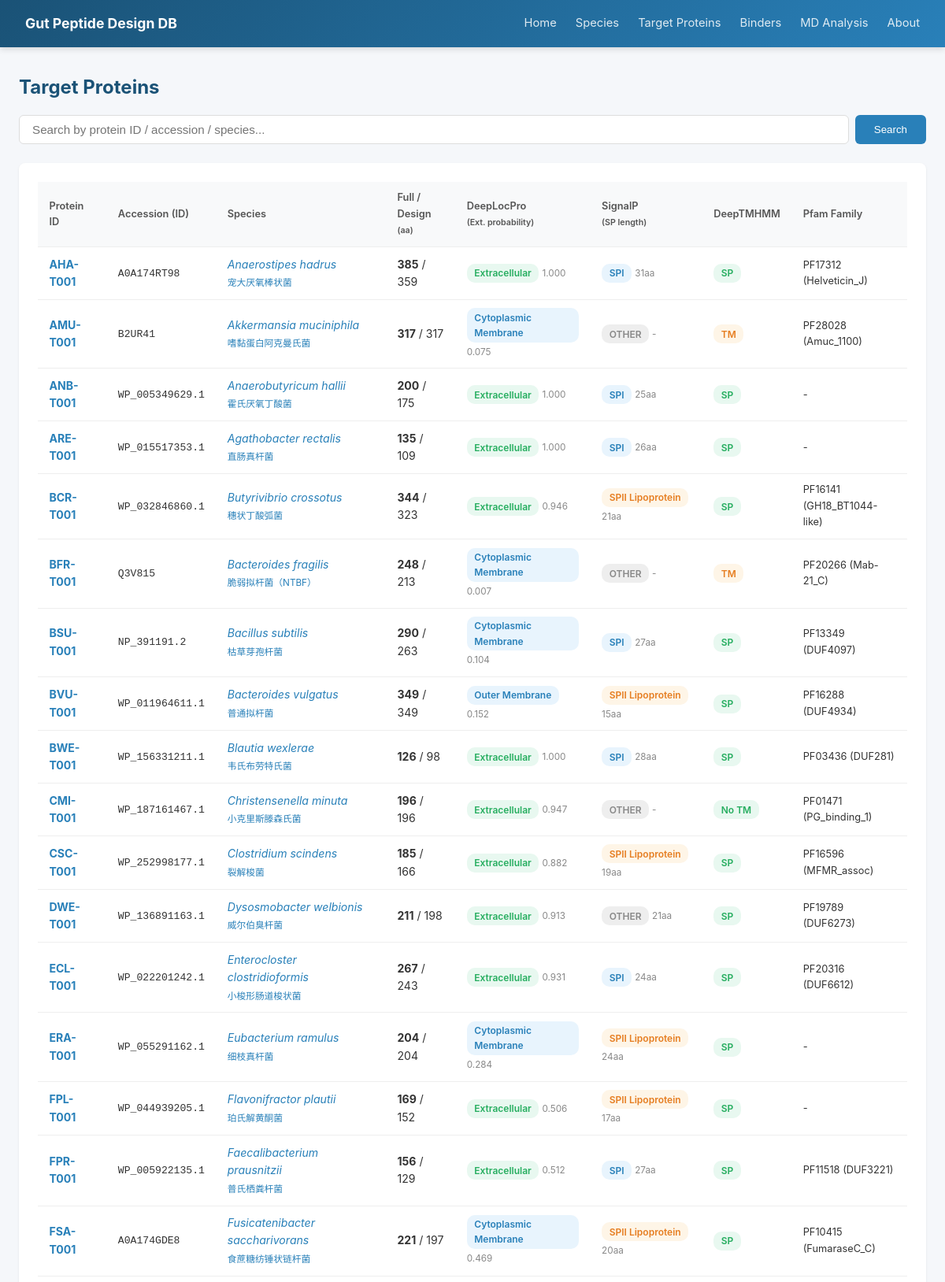
Screenshot of /proteins (upper part) with the database file from the repository.
### tables this page shows
CREATE TABLE Target_Protein (
        Species_ID            TEXT NOT NULL,
        Protein_ID            TEXT PRIMARY KEY,
        ID_Accession          TEXT,
        Full_Length           INTEGER,
        AA_Length             INTEGER,
        Protein_Sequence      TEXT,
        Localization_Evidence TEXT,
        DeepLocPro_Location   TEXT,
        DeepLocPro_ExtProb    REAL,
        SignalP_Category      TEXT,
        SignalP_SPLen         INTEGER,
        DeepTMHMM_Type        TEXT,
        Pfam_Family           TEXT,
        Notes                 TEXT, Full_Sequence TEXT, Design_Region TEXT,
        FOREIGN KEY (Species_ID) REFERENCES Species(Species_ID)
    );

CREATE TABLE Species (
        Species_ID      TEXT PRIMARY KEY,
        Scientific_Name TEXT NOT NULL,
        Chinese_Name    TEXT,
        Taxonomy_ID     INTEGER,
        Genome_Accession TEXT,
        Proteome_Source TEXT,
        Notes           TEXT
    );

### app.py (the view)
@app.route('/proteins')
def protein_list():
    db = get_db()
    q = request.args.get('q', '')
    sql = """
        SELECT p.*, s.Scientific_Name, s.Chinese_Name,
               (SELECT COUNT(*) FROM Binder b WHERE b.Species_ID=p.Species_ID) as binder_cnt
        FROM Target_Protein p JOIN Species s ON p.Species_ID=s.Species_ID
    """
    if q:
        rows = db.execute(sql+" WHERE p.Protein_ID LIKE ? OR s.Scientific_Name LIKE ? ORDER BY p.Protein_ID",
                          (f'%{q}%',f'%{q}%')).fetchall()
    else:
        rows = db.execute(sql+" ORDER BY p.Protein_ID").fetchall()
    return render_template('proteins.html', proteins=rows, q=q)

### app.py (called while the page is built)
@app.context_processor
def inject_meta():
    return {'DB_VERSION': DB_VERSION, 'REPO_URL': REPO_URL}

def get_db():
    if 'db' not in g:
        g.db = sqlite3.connect(DB_PATH)
        g.db.row_factory = sqlite3.Row
    return g.db

### templates/proteins.html (shortened to what this page needs)
{% extends "base.html" %}
{% block content %}
<h1>Target Proteins</h1>
<div class="search-box">
    <form method="GET" action="/proteins" style="display:flex; gap:.5rem; width:100%;">
        <input type="text" name="q" value="{{ q }}" placeholder="Search by protein ID / accession / species...">
        <button type="submit">Search</button>
    </form>
</div>
<div class="card">
    <table>
        <thead><tr>
            <th>Protein ID</th>
            <th>Accession (ID)</th>
            <th>Species</th>
            <th>Full / Design<br><small>(aa)</small></th>
            <th>DeepLocPro<br><small>(Ext. probability)</small></th>
            <th>SignalP<br><small>(SP length)</small></th>
            <th>DeepTMHMM</th>
            <th>Pfam Family</th>
        </tr></thead>
        <tbody>
            {% for p in proteins %}
            <tr>
                <td><a href="/proteins/{{ p.Protein_ID }}"><strong>{{ p.Protein_ID }}</strong></a></td>
                <td style="font-family:monospace;font-size:.82rem;">{{ p.ID_Accession }}</td>
                <td><a href="/species/{{ p.Species_ID }}"><em>{{ p.Scientific_Name }}</em><br><small>{{ p.Chinese_Name }}</small></a></td>
                <td><strong>{{ p.Full_Length }}</strong> / {{ p.AA_Length }}</td>
                <td>
                    {% if p.DeepLocPro_Location == 'Extracellular' %}
                    <span class="badge badge-green">Extracellular</span>
                    {% elif p.DeepLocPro_Location %}
                    <span class="badge badge-blue">{{ p.DeepLocPro_Location }}</span>
                    {% else %}
                    <span class="badge">N/A</span>
                    {% endif %}
                    {% if p.DeepLocPro_ExtProb is not none %}
                    <small style="color:#888;">{{ '%.3f'|format(p.DeepLocPro_ExtProb) }}</small>
                    {% else %}
                    <small style="color:#888;">N/A</small>
                    {% endif %}
                </td>
                <td>
                    {% if p.SignalP_Category and p.SignalP_Category.startswith('SPII') %}
                    <span class="badge badge-orange">SPII Lipoprotein</span>
                    {% elif p.SignalP_Category and p.SignalP_Category.startswith('SPI') %}
                    <span class="badge badge-blue">SPI</span>
                    {% elif p.SignalP_Category %}
                    <span class="badge" style="background:#eee;color:#888;">OTHER</span>
                    {% else %}
                    <span class="badge" style="background:#eee;color:#888;">N/A</span>
                    {% endif %}
                    <small style="color:#888;">{% if p.SignalP_SPLen %}{{ p.SignalP_SPLen }}aa{% else %}-{% endif %}</small>
                </td>
                <td>
                    {% if p.DeepTMHMM_Type in ('TM','SP+TM') %}
                    <span class="badge badge-orange">{{ p.DeepTMHMM_Type }}</span>
                    {% elif p.DeepTMHMM_Type %}
                    <span class="badge badge-green">{{ p.DeepTMHMM_Type }}</span>
                    {% else %}
                    <span class="badge" style="background:#eee;color:#888;">N/A</span>
                    {% endif %}
                </td>
                <td style="font-size:.8rem;max-width:170px;">{{ p.Pfam_Family.replace('；','; ') if p.Pfam_Family else '-' }}</td>
            </tr>
            {% endfor %}
        </tbody>
    </table>
</div>
{% endblock %}

### templates/base.html (style rules this page uses)
* { margin:0; padding:0; box-sizing:border-box; }
body { font-family:-apple-system,BlinkMacSystemFont,"Segoe UI","PingFang SC","Microsoft YaHei",sans-serif; background:#f5f7fa; color:#333; line-height:1.6; }
.card { background:white; border-radius:8px; box-shadow:0 1px 3px rgba(0,0,0,.08); padding:1.5rem; margin-bottom:1.5rem; }
table { width:100%; border-collapse:collapse; font-size:.88rem; }
th,td { padding:.65rem .9rem; text-align:left; border-bottom:1px solid #eee; }
th { background:#f8f9fa; font-weight:600; color:#555; font-size:.8rem; }
.search-box { display:flex; gap:.5rem; margin-bottom:1.5rem; }
.search-box input { flex:1; padding:.55rem 1rem; border:1px solid #ddd; border-radius:6px; font-size:.95rem; }
.search-box button { padding:.55rem 1.5rem; background:#2980b9; color:white; border:none; border-radius:6px; cursor:pointer; }
.badge { display:inline-block; padding:.15rem .6rem; border-radius:10px; font-size:.75rem; font-weight:600; }
.badge-blue { background:#e8f4fd; color:#2980b9; }
.badge-green { background:#e8f8f0; color:#27ae60; }
.badge-orange { background:#fef5e7; color:#e67e22; }
h1 { font-size:1.5rem; margin-bottom:1rem; color:#1a5276; }
a { color:#2980b9; text-decoration:none; }

### rows the page displays
Target_Protein: Protein_ID "AHA-T001", ID_Accession "A0A174RT98", Scientific_Name "Anaerostipes hadrus", Chinese_Name "宠大厌氧棒状菌", Full_Length "385", AA_Length "359", DeepLocPro_Location "Extracellular", DeepLocPro_ExtProb "1.000", shows "SPI", SignalP_SPLen "31", DeepTMHMM_Type "SP", Pfam_Family "PF17312 (Helveticin_J)"
Target_Protein: Protein_ID "AMU-T001", ID_Accession "B2UR41", Scientific_Name "Akkermansia muciniphila", Chinese_Name "嗜黏蛋白阿克曼氏菌", Full_Length "317", AA_Length "317", DeepLocPro_Location "Cytoplasmic Membrane", DeepLocPro_ExtProb "0.075", shows "OTHER", DeepTMHMM_Type "TM", Pfam_Family "PF28028 (Amuc_1100)"
Target_Protein: Protein_ID "ANB-T001", ID_Accession "WP_005349629.1", Scientific_Name "Anaerobutyricum hallii", Chinese_Name "霍氏厌氧丁酸菌", Full_Length "200", AA_Length "175", DeepLocPro_Location "Extracellular", DeepLocPro_ExtProb "1.000", shows "SPI", SignalP_SPLen "25", DeepTMHMM_Type "SP", Pfam_Family "-"
Target_Protein: Protein_ID "ARE-T001", ID_Accession "WP_015517353.1", Scientific_Name "Agathobacter rectalis", Chinese_Name "直肠真杆菌", Full_Length "135", AA_Length "109", DeepLocPro_Location "Extracellular", DeepLocPro_ExtProb "1.000", shows "SPI", SignalP_SPLen "26", DeepTMHMM_Type "SP", Pfam_Family "-"
Target_Protein: Protein_ID "BCR-T001", ID_Accession "WP_032846860.1", Scientific_Name "Butyrivibrio crossotus", Chinese_Name "穗状丁酸弧菌", Full_Length "344", AA_Length "323", DeepLocPro_Location "Extracellular", DeepLocPro_ExtProb "0.946", shows "SPII Lipoprotein", SignalP_SPLen "21", DeepTMHMM_Type "SP", Pfam_Family "PF16141 (GH18_BT1044-like)"
Target_Protein: Protein_ID "BFR-T001", ID_Accession "Q3V815", Scientific_Name "Bacteroides fragilis", Chinese_Name "脆弱拟杆菌（NTBF）", Full_Length "248", AA_Length "213", DeepLocPro_Location "Cytoplasmic Membrane", DeepLocPro_ExtProb "0.007", shows "OTHER", DeepTMHMM_Type "TM", Pfam_Family "PF20266 (Mab-21_C)"
Target_Protein: Protein_ID "BSU-T001", ID_Accession "NP_391191.2", Scientific_Name "Bacillus subtilis", Chinese_Name "枯草芽孢杆菌", Full_Length "290", AA_Length "263", DeepLocPro_Location "Cytoplasmic Membrane", DeepLocPro_ExtProb "0.104", shows "SPI", SignalP_SPLen "27", DeepTMHMM_Type "SP", Pfam_Family "PF13349 (DUF4097)"
Target_Protein: Protein_ID "BVU-T001", ID_Accession "WP_011964611.1", Scientific_Name "Bacteroides vulgatus", Chinese_Name "普通拟杆菌", Full_Length "349", AA_Length "349", DeepLocPro_Location "Outer Membrane", DeepLocPro_ExtProb "0.152", shows "SPII Lipoprotein", SignalP_SPLen "15", DeepTMHMM_Type "SP", Pfam_Family "PF16288 (DUF4934)"
Target_Protein: Protein_ID "BWE-T001", ID_Accession "WP_156331211.1", Scientific_Name "Blautia wexlerae", Chinese_Name "韦氏布劳特氏菌", Full_Length "126", AA_Length "98", DeepLocPro_Location "Extracellular", DeepLocPro_ExtProb "1.000", shows "SPI", SignalP_SPLen "28", DeepTMHMM_Type "SP", Pfam_Family "PF03436 (DUF281)"
Target_Protein: Protein_ID "CMI-T001", ID_Accession "WP_187161467.1", Scientific_Name "Christensenella minuta", Chinese_Name "小克里斯滕森氏菌", Full_Length "196", AA_Length "196", DeepLocPro_Location "Extracellular", DeepLocPro_ExtProb "0.947", shows "OTHER", DeepTMHMM_Type "No TM", Pfam_Family "PF01471 (PG_binding_1)"
Target_Protein: Protein_ID "CSC-T001", ID_Accession "WP_252998177.1", Scientific_Name "Clostridium scindens", Chinese_Name "裂解梭菌", Full_Length "185", AA_Length "166", DeepLocPro_Location "Extracellular", DeepLocPro_ExtProb "0.882", shows "SPII Lipoprotein", SignalP_SPLen "19", DeepTMHMM_Type "SP", Pfam_Family "PF16596 (MFMR_assoc)"
Target_Protein: Protein_ID "DWE-T001", ID_Accession "WP_136891163.1", Scientific_Name "Dysosmobacter welbionis", Chinese_Name "威尔伯臭杆菌", Full_Length "211", AA_Length "198", DeepLocPro_Location "Extracellular", DeepLocPro_ExtProb "0.913", shows "OTHER", SignalP_SPLen "21", DeepTMHMM_Type "SP", Pfam_Family "PF19789 (DUF6273)"
Target_Protein: Protein_ID "ECL-T001", ID_Accession "WP_022201242.1", Scientific_Name "Enterocloster clostridioformis", Chinese_Name "小梭形肠道梭状菌", Full_Length "267", AA_Length "243", DeepLocPro_Location "Extracellular", DeepLocPro_ExtProb "0.931", shows "SPI", SignalP_SPLen "24", DeepTMHMM_Type "SP", Pfam_Family "PF20316 (DUF6612)"
Target_Protein: Protein_ID "ERA-T001", ID_Accession "WP_055291162.1", Scientific_Name "Eubacterium ramulus", Chinese_Name "细枝真杆菌", Full_Length "204", AA_Length "204", DeepLocPro_Location "Cytoplasmic Membrane", DeepLocPro_ExtProb "0.284", shows "SPII Lipoprotein", SignalP_SPLen "24", DeepTMHMM_Type "SP", Pfam_Family "-"
Target_Protein: Protein_ID "FPL-T001", ID_Accession "WP_044939205.1", Scientific_Name "Flavonifractor plautii", Chinese_Name "珀氏解黄酮菌", Full_Length "169", AA_Length "152", DeepLocPro_Location "Extracellular", DeepLocPro_ExtProb "0.506", shows "SPII Lipoprotein", SignalP_SPLen "17", DeepTMHMM_Type "SP", Pfam_Family "-"
Target_Protein: Protein_ID "FPR-T001", ID_Accession "WP_005922135.1", Scientific_Name "Faecalibacterium prausnitzii", Chinese_Name "普氏栖粪杆菌", Full_Length "156", AA_Length "129", DeepLocPro_Location "Extracellular", DeepLocPro_ExtProb "0.512", shows "SPI", SignalP_SPLen "27", DeepTMHMM_Type "SP", Pfam_Family "PF11518 (DUF3221)"
Target_Protein: Protein_ID "FSA-T001", ID_Accession "A0A174GDE8", Scientific_Name "Fusicatenibacter saccharivorans", Chinese_Name "食蔗糖纺锤状链杆菌", Full_Length "221", AA_Length "197", DeepLocPro_Location "Cytoplasmic Membrane", DeepLocPro_ExtProb "0.469", shows "SPII Lipoprotein", SignalP_SPLen "20", DeepTMHMM_Type "SP", Pfam_Family "PF10415 (FumaraseC_C)"
